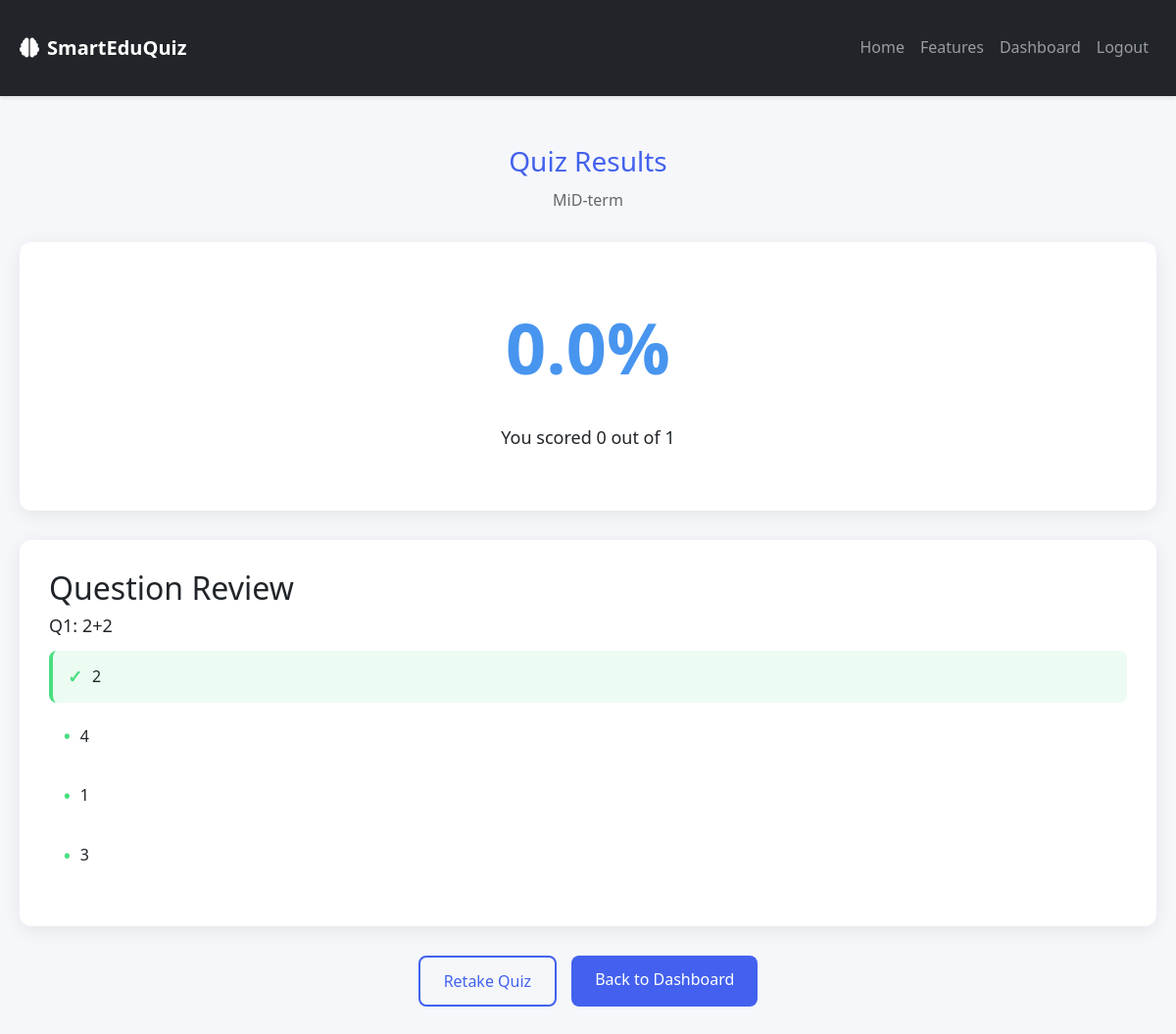
/quiz/results/1/ (signed in), run on the app's committed database.
### quiz/models.py (models this page shows, shortened)
class QuizAttempt(models.Model):
    user = models.ForeignKey(User, on_delete=models.CASCADE)
    quiz = models.ForeignKey(Quiz, on_delete=models.CASCADE)
    score = models.IntegerField(default=0)
    total_questions = models.IntegerField(default=0)
    completed_at = models.DateTimeField(auto_now_add=True)

class Quiz(models.Model):
    title = models.CharField(max_length=200)
    category = models.ForeignKey(Category, on_delete=models.CASCADE)
    created_by = models.ForeignKey(User, on_delete=models.CASCADE)
    created_at = models.DateTimeField(auto_now_add=True)

class UserAnswer(models.Model):
    attempt = models.ForeignKey(QuizAttempt, on_delete=models.CASCADE, related_name='answers')
    question = models.ForeignKey(Question, on_delete=models.CASCADE)
    selected_answer = models.CharField(max_length=200)
    is_correct = models.BooleanField(default=False)

class Question(models.Model):
    quiz = models.ForeignKey(Quiz, on_delete=models.CASCADE, related_name='questions')
    text = models.TextField()
    correct_answer = models.CharField(max_length=200)
    option1 = models.CharField(max_length=200)
    option2 = models.CharField(max_length=200)
    option3 = models.CharField(max_length=200)
    option4 = models.CharField(max_length=200)

### quiz/views.py (the view)
# urls.py: path('quiz/results/<int:attempt_id>/', views.quiz_results, name='quiz_results'),
@login_required
def quiz_results(request, attempt_id):
    attempt = get_object_or_404(QuizAttempt, id=attempt_id, user=request.user)
    score_percentage = round((attempt.score / attempt.total_questions) * 100, 2)
    user_answers = UserAnswer.objects.filter(attempt=attempt)
    return render(request, 'quiz_results.html', {
        'attempt': attempt,
        'score_percentage': score_percentage,
        'user_answers': user_answers
    })

### quiz/templatetags/filters.py (called while the page is built)
@register.filter
def split(value, delimiter):
    return value.split(delimiter)

### quiz/templates/quiz_results.html (shortened to what this page needs)
{% extends 'base.html' %}
{% load static %}
{% load filters %}
{% block extra_css %}
<link rel="stylesheet" href="{% static 'css/quiz.css' %}">
{% endblock %}
{% block content %}
<div class="results-container">
    <div class="container">
        <div class="results-header">
            <h1 class="results-title">Quiz Results</h1>
            <p class="results-subtitle">{{ attempt.quiz.title }}</p>
        </div>
        <div class="score-container">
            <div class="score-display">{{ score_percentage }}%</div>
            <p class="score-text">You scored {{ attempt.score }} out of {{ attempt.total_questions }}</p>
        </div>
        <div class="results-details">
            <h2>Question Review</h2>
            <ul class="results-questions">
                {% for answer in attempt.answers.all %}
                <li class="result-question">
                    <h3 class="result-question-text">Q{{ forloop.counter }}: {{ answer.question.text }}</h3>
                    <ul class="result-options">
                        {% for option in answer.question.option1|add:","|add:answer.question.option2|add:","|add:answer.question.option3|add:","|add:answer.question.option4|split:"," %}
                        <li class="result-option {% if option == answer.question.correct_answer %}correct{% endif %}  ">
                            <span class="result-option-icon">
                                {% if option == answer.question.correct_answer %}✓
                                {% elif option == answer.selected_answer %}✗
                                {% else %}•
                                {% endif %}
                            </span>
                            {{ option }}
                        </li>
                        {% endfor %}
                    </ul>
                </li>
                {% empty %}
                <li>No questions answered.</li>
                {% endfor %}
            </ul>
        </div>
        <div class="result-actions">
            <a href="{% url 'start_quiz' attempt.quiz.id %}" class="btn btn-outline">Retake Quiz</a>
            <a href="{% url 'dashboard' %}" class="btn">Back to Dashboard</a>
        </div>
    </div>
</div>
{% endblock %}

### quiz/static/css/main.css (style rules this page uses)
:root { --primary-blue: #2563eb; --dark-blue: #1e40af; --light-bg: #f8fafc; --primary: #4361ee; --primary-dark: #3a0ca3; --accent: #4895ef; --success: #4cc9f0; --danger: #f72585; --warning: #f8961e; --correct: #4ade80; --incorrect: #f87171; --teacher-primary: #7209b7; --teacher-primary-dark: #560bad; --teacher-accent: #b5179e; }
body { font-family: 'Segoe UI', Tahoma, Geneva, Verdana, sans-serif; background-color: var(--light-bg); margin: 0; padding: 0; }
.results-container { padding: 30px 0; }
.results-header { text-align: center; margin-bottom: 30px; }
.results-title { font-size: 28px; color: var(--primary); margin-bottom: 10px; }
.results-subtitle { color: #666; font-size: 16px; }
.score-container { background: white; border-radius: 10px; box-shadow: 0 3px 10px rgba(0, 0, 0, 0.1); padding: 30px; margin-bottom: 30px; text-align: center; }
.score-display { font-size: 72px; font-weight: 700; color: var(--accent); margin: 20px 0; }
.score-text { font-size: 18px; margin-bottom: 30px; }
.results-details { background: white; border-radius: 10px; box-shadow: 0 3px 10px rgba(0, 0, 0, 0.1); padding: 30px; margin-bottom: 30px; }
.results-questions { list-style: none; padding: 0; }
.result-question { margin-bottom: 30px; padding-bottom: 20px; border-bottom: 1px solid #eee; }
.result-question:last-child { margin-bottom: 0; padding-bottom: 0; border-bottom: none; }
.result-question-text { font-size: 18px; font-weight: 500; margin-bottom: 15px; }
.result-options { list-style: none; padding: 0; }
.result-option { padding: 12px 15px; margin-bottom: 8px; border-radius: 5px; display: flex; align-items: center; }
.result-option.correct { background-color: rgba(74, 222, 128, 0.1); border-left: 4px solid var(--correct); }
.result-option-icon { margin-right: 10px; font-weight: bold; }
.result-actions { display: flex; justify-content: center; gap: 15px; }
.btn { display: inline-flex; align-items: center; gap: 0.5rem; padding: 0.5rem 1rem; border-radius: 8px; border: none; cursor: pointer; font-weight: 500; transition: all 0.3s; }
.btn-outline { background: transparent; border: 1px solid var(--primary); color: var(--primary); }

### quiz/static/css/quiz.css (style rules this page uses)
:root { --primary: #4361ee; --secondary: #3f37c9; --accent: #4895ef; --light: #f8f9fa; --dark: #212529; --success: #4cc9f0; --danger: #f72585; --warning: #f8961e; --correct: #4ade80; --incorrect: #f87171; }
* { margin: 0; padding: 0; box-sizing: border-box; font-family: 'Segoe UI', Tahoma, Geneva, Verdana, sans-serif; }
body { background-color: #f5f7fa; color: var(--dark); line-height: 1.6; }
.container { max-width: 1200px; margin: 0 auto; padding: 20px; }
.btn { display: inline-block; background: var(--primary); color: white; border: none; padding: 12px 24px; border-radius: 8px; cursor: pointer; font-size: 16px; font-weight: 500; transition: all 0.3s ease; }
.btn-outline { background: transparent; border: 2px solid var(--primary); color: var(--primary); }
.results-container { padding: 30px 0; }
.results-header { text-align: center; margin-bottom: 30px; }
.results-title { font-size: 28px; color: var(--primary); margin-bottom: 10px; }
.results-subtitle { color: #666; font-size: 16px; }
.score-container { background: white; border-radius: 12px; box-shadow: 0 4px 20px rgba(0, 0, 0, 0.08); padding: 30px; margin-bottom: 30px; text-align: center; }
.score-display { font-size: 72px; font-weight: 700; color: var(--accent); margin: 20px 0; }
.score-text { font-size: 18px; margin-bottom: 30px; }
.results-details { background: white; border-radius: 12px; box-shadow: 0 4px 20px rgba(0, 0, 0, 0.08); padding: 30px; margin-bottom: 30px; }
.results-questions { list-style: none; }
.result-question { margin-bottom: 30px; padding-bottom: 20px; border-bottom: 1px solid #eee; }
.result-question:last-child { margin-bottom: 0; padding-bottom: 0; border-bottom: none; }
.result-question-text { font-size: 18px; font-weight: 500; margin-bottom: 15px; }
.result-options { list-style: none; }
.result-option { padding: 12px 15px; margin-bottom: 8px; border-radius: 8px; display: flex; align-items: center; transition: all 0.3s ease; }
.result-option.correct { background-color: rgba(74, 222, 128, 0.1); border-left: 4px solid var(--correct); }
.result-option-icon { margin-right: 10px; font-weight: bold; color: var(--correct); font-size: 18px; }

### data on the page
QuizAttempt: quiz "MiD-term", score "0", total_questions "1"
UserAnswer: question.text "2+2", option1 "2" "4" "1" "3"

### other printed values
{{ score_percentage }} "0.0"
